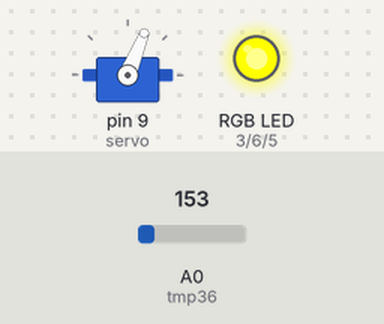
This sketch was run on a simulated Arduino Uno, built with avr-gcc and run on an emulated ATmega328P. On the bench: servo, an RGB LED mixed from three pins (HIGH = lit). Inputs (shaded band) come from the test bench; at power-on: A0 (tmp36) = 153.

Above: at 1.2 s.
1.3 s: A0 (tmp36) set to 143
At 2.0 s:
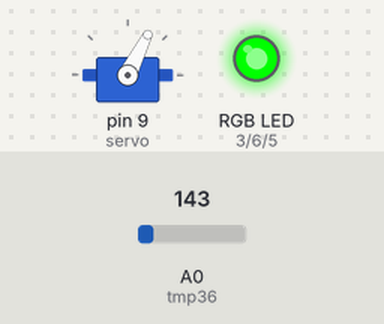
2.8 s: A0 (tmp36) set to 133
At 3.2 s:
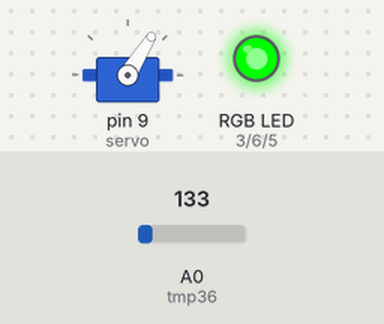
4.3 s: A0 (tmp36) set to 191
At 5.5 s:
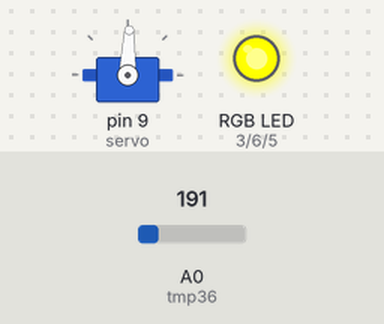
5.8 s: A0 (tmp36) set to 213
At 6.7 s:
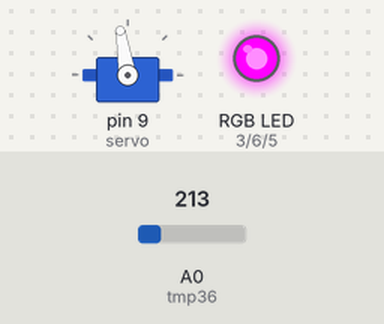
7.3 s: A0 (tmp36) set to 221
At 7.8 s:
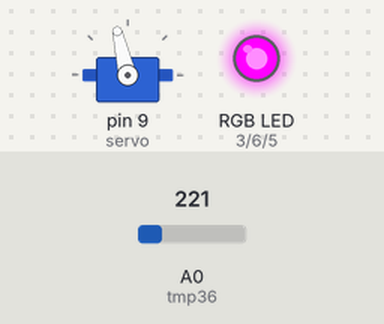
Timing chart, 0 to 9.8 s (numbered marks = the images above; inputs shaded):
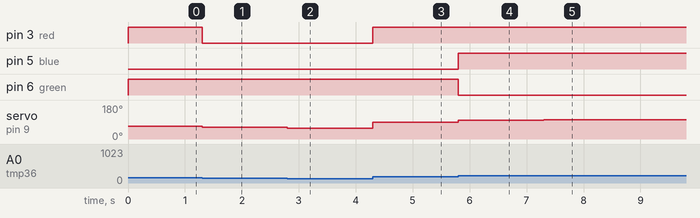

The sketch:

Cansat2022Training.ino
```cpp
#include <Servo.h>

int tmp36 = A0; //define pin A0 as the TMP36
float temp; //define temp variable
Servo servo; //set up servo with name servo

int red = 3;   //define pin's with coorisponding RGB colours
int green = 6;
int blue = 5;

  int rVal = 0, gVal = 0, bVal= 0; //define RGB values initialized at 0

void setup()
{
servo.attach(9); //attach servo as pin 9

   pinMode(red, OUTPUT); //define rgb pinmodes as outputs
   pinMode(green, OUTPUT);
   pinMode(blue, OUTPUT);

}

void loop()
{

getTemp(); //run functions in order
servoMatch();
ledSet();


}

void getTemp(){

  float rawTemp = analogRead(tmp36); //read raw temp data with value 0-1023 based on Vin
  float voltage = (rawTemp/1023.0)*5.0 *1000  ;//divide by anaolg factor (1023) and multiply by Vin (5v) to get voltage output of sensor,then x1000 to get mV
  temp = (voltage - 500)/10; // formula to calculate temp from voltage in mV

}

void servoMatch(){
  //servo range is 0-180

  float normalizedTemp = (temp +40)/(125 + 45); //normalixe temp data in value between 0-1
  float angle = normalizedTemp * 180; //multiply by 180 to get coorespoinding angle
  servo.write(angle); //write angle to servo

}

void ledSet(){

//if else statments that depend on tempreture to give RGB value

  if (-40 <= temp && temp <= -10){
 	bVal = 255; rVal = 0; gVal = 0; //blue

  }

  else if (-10 < temp && temp <= 20){
    gVal = 255; rVal = 0; bVal = 0;//green
  }

  else if (20 < temp && temp <= 50){
    gVal = 255; rVal = 255; bVal = 0;//yellow
  }

  else if (50 < temp && temp <= 80){
    gVal = 0; rVal = 255; bVal = 255;//purple
  }

  else if (80 < temp && temp <= 110){
    gVal = 0; rVal = 255; bVal = 0;//red
  }

  else if (110 < temp && temp <= 125){
    gVal = 255; rVal = 255; bVal = 255;//white
  }

  analogWrite(red, rVal); //give red RGB value to red PWM input
  analogWrite(green, gVal); // give green RBG value to green PWM input
  analogWrite(blue, bVal); //give blue RGB value to blue PWM input


}
```

Measured:
- the behaviour switches between 144 and 143 on A0 (tmp36) (found by bisection; images 0 and 1)
- the behaviour switches between 204 and 205 on A0 (tmp36) (found by bisection; images 3 and 4)
- after the input at 1.3 s, pin 3 (red): HIGH → LOW at once; servo on pin 9 (servo): 68° → 63° at once
- after the input at 2.8 s, servo on pin 9 (servo): 63° → 58° at once
- after the input at 4.3 s, pin 3 (red): LOW → HIGH at once; servo on pin 9 (servo): 58° → 88° at once
- after the input at 5.8 s, pin 5 (blue): LOW → HIGH at once; pin 6 (green): HIGH → LOW at once; servo on pin 9 (servo): 88° → 99° at once
- after the input at 7.3 s, servo on pin 9 (servo): 99° → 103° at once
